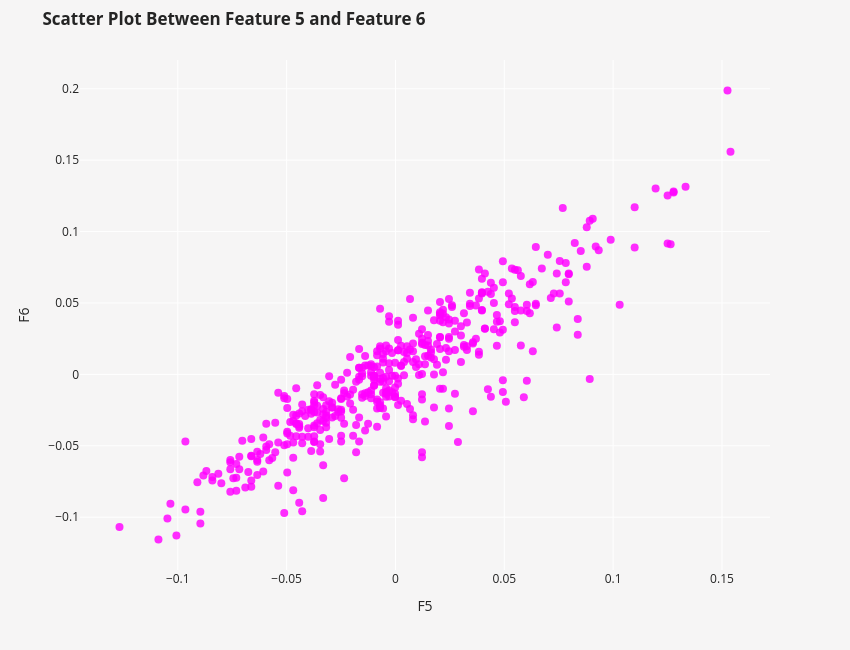

Notebook code cell kept with this figure:
### Code cell
fig = px.scatter(df, x='F5', y='F6',
                 opacity = 0.825,
                 template= 'seaborn')

fig.update_traces(marker={'size': 8,
                         'color': 'magenta'})

fig.update_layout(title= {'text': f'<b>Scatter Plot Between Feature 5 and Feature 6</b>',
                          'x': 0.05, 'xanchor': 'left', 'y': 0.98},
                  showlegend=True,
                  plot_bgcolor='#F6F5F5',
                  paper_bgcolor='#F6F5F5',
                  height=650, width=850)
                
fig.show()

### Figure 1 — Plotly figure (JSON) as saved in the notebook; plotly's stock layout.template omitted (floating-point values rounded to 4 significant figures; data arrays with more than 128 entries replaced by an {"elided": "..."} marker saying what was removed)
{"data": [{"hovertemplate": "F5=%{x}<br>F6=%{y}<extra></extra>", "legendgroup": "", "marker": {"color": "magenta", "opacity": 0.825, "size": 8, "symbol": "circle"}, "mode": "markers", "name": "", "orientation": "v", "showlegend": false, "type": "scatter", "x": {"elided": "442 float values"}, "xaxis": "x", "y": {"elided": "442 float values"}, "yaxis": "y"}], "layout": {"height": 650, "legend": {"tracegroupgap": 0}, "margin": {"t": 60}, "paper_bgcolor": "#F6F5F5", "plot_bgcolor": "#F6F5F5", "showlegend": true, "title": {"text": "<b>Scatter Plot Between Feature 5 and Feature 6</b>", "x": 0.05, "xanchor": "left", "y": 0.98}, "width": 850, "xaxis": {"anchor": "y", "domain": [0, 1], "title": {"text": "F5"}}, "yaxis": {"anchor": "x", "domain": [0, 1], "title": {"text": "F6"}}}}
